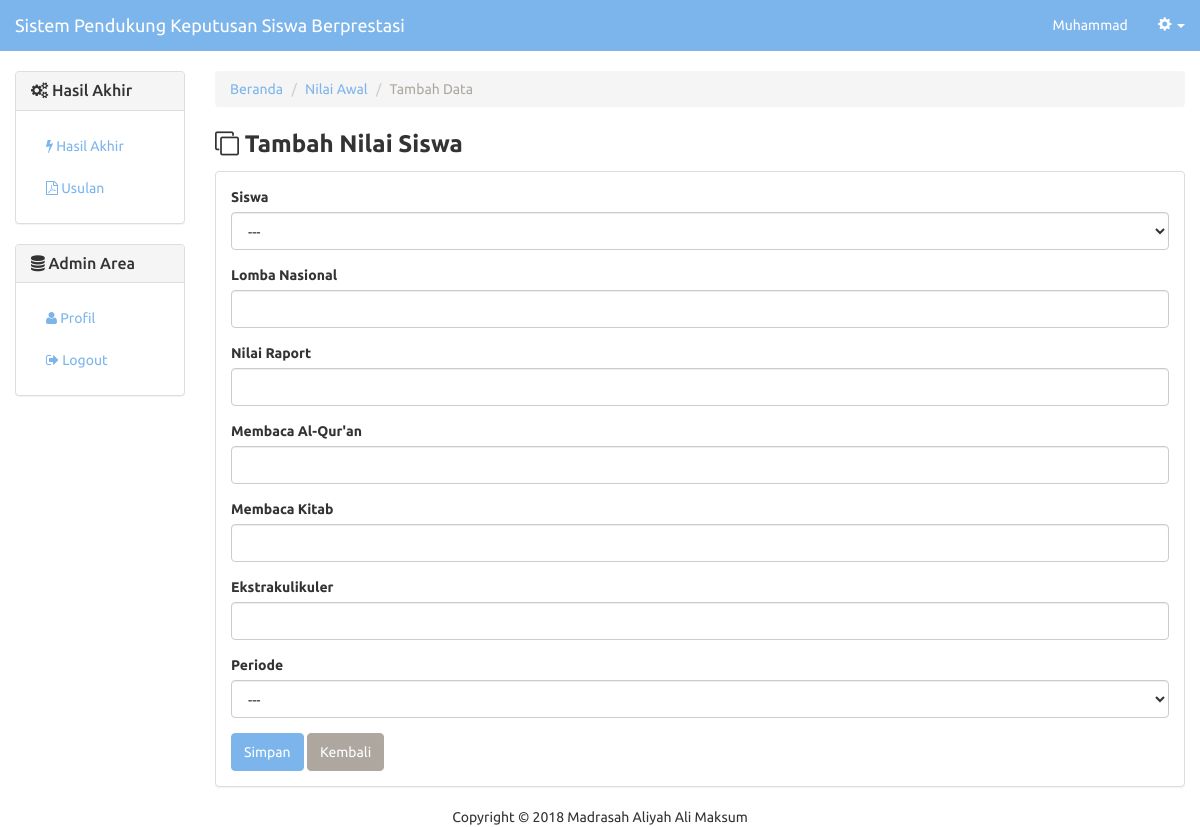
Screenshot of /nilai-awal-baru.php (signed in) with the database file from the repository.
### tables this page shows
CREATE TABLE IF NOT EXISTS `data_kriteria` (
  `id_kriteria` varchar(2) NOT NULL,
  `nama_kriteria` varchar(45) NOT NULL,
  `jumlah_kriteria` double NOT NULL,
  `bobot_kriteria` double NOT NULL,
  PRIMARY KEY (`id_kriteria`)
);

### includes/kriteria.inc.php (called while the page is built, shortened)
<?php
class Kriteria {
	private $conn;
	private $table_name = "data_kriteria";
	public function __construct($db) {
		$this->conn = $db;
	}
	function readAll() {
		$query = "SELECT * FROM {$this->table_name} ORDER BY id_kriteria ASC";
		$stmt = $this->conn->prepare( $query );
		$stmt->execute();
		return $stmt;
	}
}

### nilai-awal-baru.php (the view, shortened to what this page needs)
<?php
include_once 'header.php';
include_once 'includes/kriteria.inc.php';
$kriObj = new Kriteria($db);
$kri = $kriObj->readAll();
?>
<div class="row">
	<div class="col-xs-12 col-sm-12 col-md-2">
	    <?php
	    include_once 'sidebar.php';
	    ?>
  	</div>
    <div class="col-xs-12 col-sm-12 col-md-10">
  		<ol class="breadcrumb">
			<li><a href="index.php">Beranda</a></li>
			<li><a href="nilai-awal.php">Nilai Awal</a></li>
			<li class="active">Tambah Data</li>
		</ol>
		  	<p style="margin-bottom:10px;">
			  	<strong style="font-size:18pt;"><span class="fa fa-clone"></span> Tambah Nilai Siswa</strong>
		  	</p>
	  	<div class="panel panel-default">
			<div class="panel-body">
				<form method="post">
	                <div class="form-group">
	                    <label for="id_alternatif">Siswa</label>
	                    <select class="form-control" id="id_alternatif" name="id_alternatif">
	                        <option value="">---</option>
	                    </select>
	                </div>
	                <?php while ($row = $kri->fetch(PDO::FETCH_ASSOC)) : ?>
	                <div class="form-group">
	                    <label for="<?=$row["nama_kriteria"]?>"><?=ucfirst($row["nama_kriteria"])?></label>
	                    <input type="text" name="kriteria[<?=$row["id_kriteria"]?>]" class="form-control">
	                </div>
	                <?php endwhile; ?>
	                <div class="form-group">
	                    <label for="periode">Periode</label>
	                    <select class="form-control" name="periode">
	                        <option>---</option>
	                    </select>
	                </div>
					<button type="submit" class="btn btn-primary">Simpan</button>
					<button type="button" onclick="location.href='nilai-awal.php'" class="btn btn-default">Kembali</button>
				</form>
			</div>
		</div>
	</div>
</div>
<?php
include_once('footer.php');
?>

### rows the page displays
data_kriteria: nama_kriteria "Lomba Nasional"
data_kriteria: nama_kriteria "Nilai Raport"
data_kriteria: nama_kriteria "Membaca Al-Qur'an"
data_kriteria: nama_kriteria "Membaca Kitab"
data_kriteria: nama_kriteria "Ekstrakulikuler"

### other values shown
$_SESSION['nama_lengkap'] "Muhammad"
